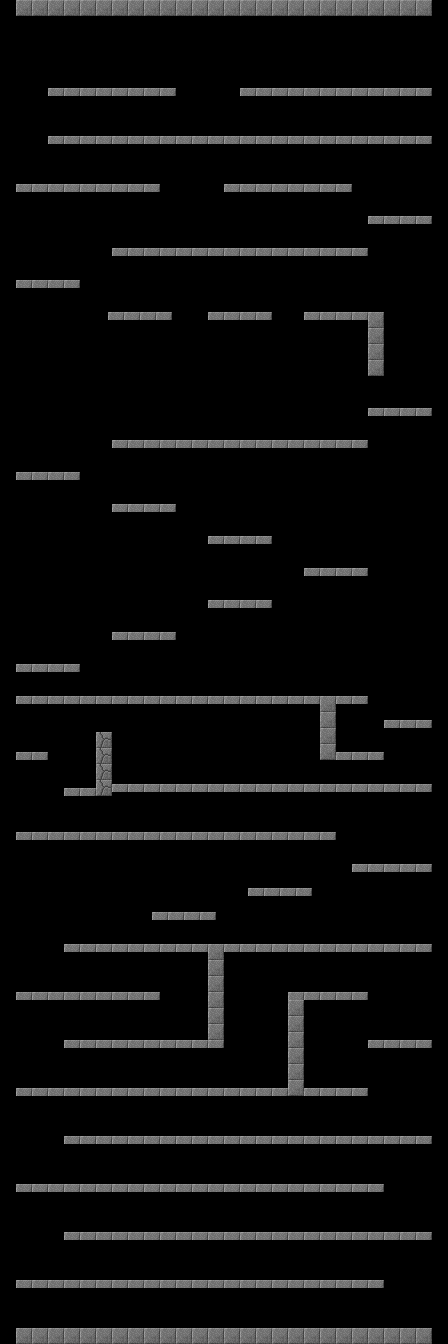

A 2D game scene composited from a Tiled map and its tileset images. What follows is a short description and the map's XML, with each tile layer's data collapsed to a summary:
An orthogonal 112x336 tile map with 4x4 px tiles, 1 tile layer (Tile Layer 1), 3 tilesets and 8 objects.

<map version="1.0" orientation="orthogonal" renderorder="right-down" width="112" height="336" tilewidth="4" tileheight="4" nextobjectid="1">
 <tileset firstgid="1" name="upwell" tilewidth="16" tileheight="16" tilecount="360" columns="15">
  <image source="../../upwell/Assets/SpritesAndAnimations/Platforms/tiles.png" width="240" height="384" />
  <tile id="0">
   <objectgroup draworder="index">
    <object id="1" x="0" y="0" width="16" height="16" />
   </objectgroup>
  </tile>
  <tile id="46">
   <objectgroup draworder="index">
    <object id="1" x="0" y="0" width="16" height="16" />
    <object id="2" x="0" y="0" width="16" height="16" />
   </objectgroup>
  </tile>
  <tile id="48">
   <objectgroup draworder="index">
    <object id="1" x="0" y="0" width="16" height="16" />
    <object id="2" x="0" y="0" width="16" height="16" />
   </objectgroup>
  </tile>
 </tileset>
 <tileset firstgid="361" name="tiles" tilewidth="16" tileheight="8" tilecount="720" columns="15">
  <image source="../../upwell/Assets/SpritesAndAnimations/Platforms/tiles.png" width="240" height="384" />
  <tile id="91">
   <objectgroup draworder="index">
    <object id="1" x="0" y="0" width="16" height="8" />
    <object id="2" x="0" y="0" width="16" height="8" />
    <object id="3" x="0" y="0" width="16" height="8" />
   </objectgroup>
  </tile>
 </tileset>
 <tileset firstgid="1081" name="tilesV" tilewidth="8" tileheight="16" tilecount="720" columns="30">
  <image source="../../upwell/Assets/SpritesAndAnimations/Platforms/tiles.png" width="240" height="384" />
 </tileset>
 <layer name="Tile Layer 1" width="112" height="336">
  <data>[37632 cells, 468 non-empty, 3 distinct tile ids]</data>
 </layer>
</map>
